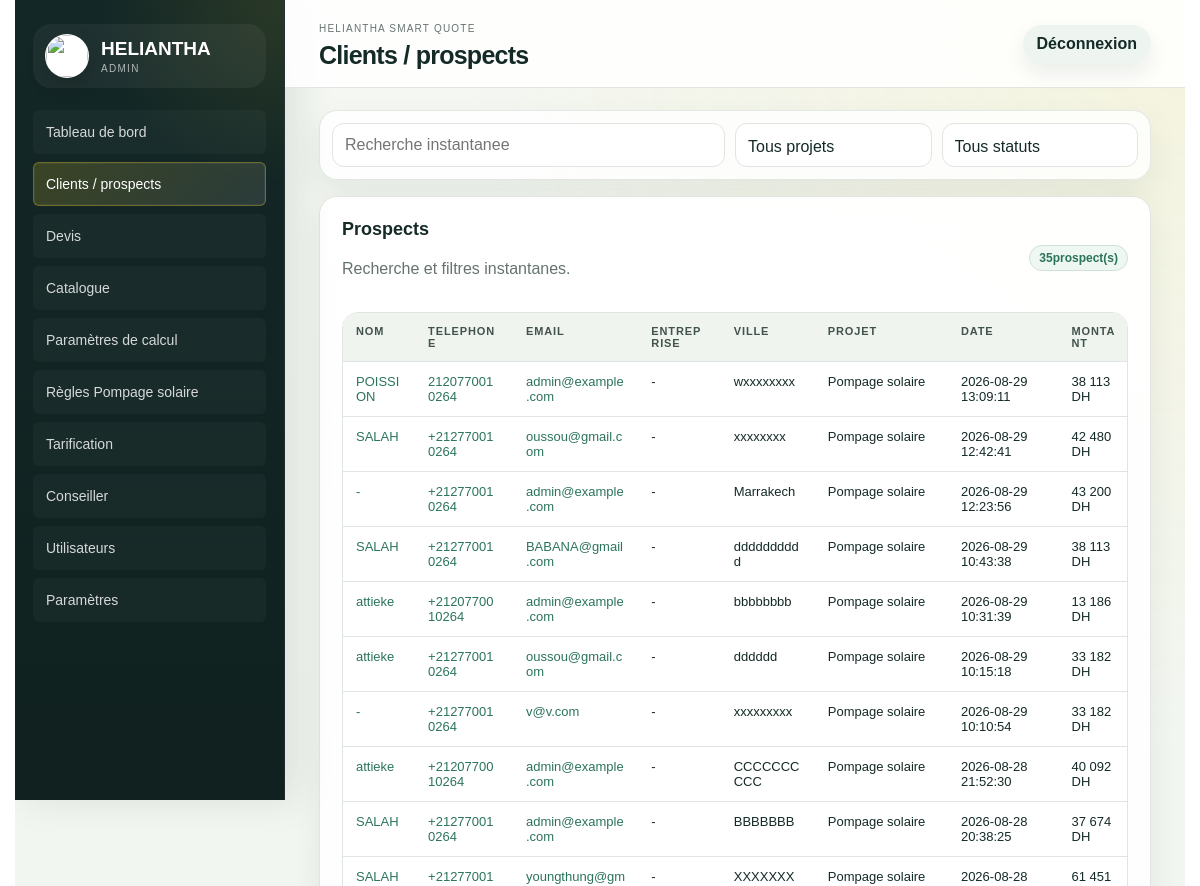
The page /admin/prospects (signed in, upper part) on the database as committed earlier.
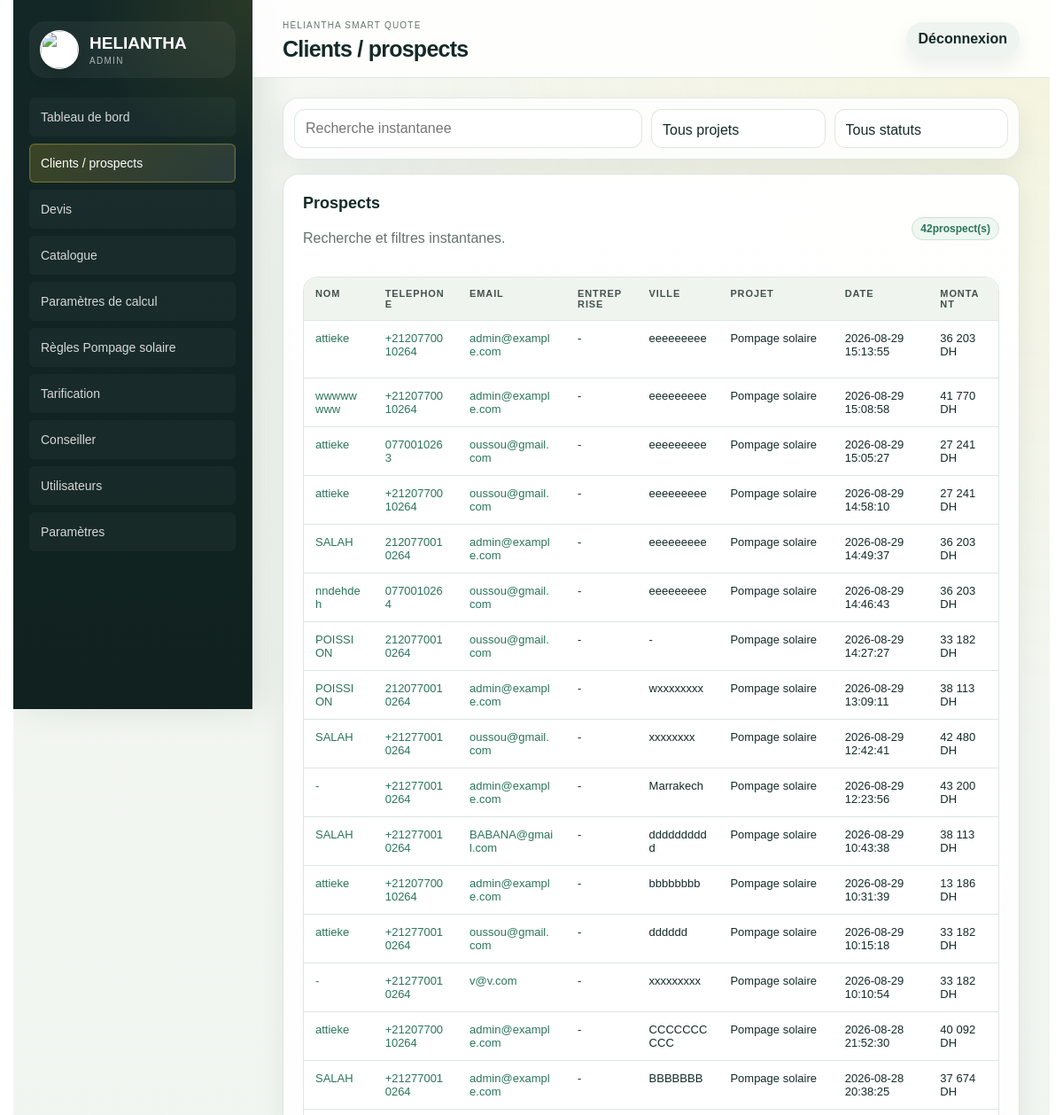
The same page on the database as committed later.
### tables this page shows
CREATE TABLE quote_requests (
    id INTEGER PRIMARY KEY AUTOINCREMENT,
    quote_number TEXT NOT NULL UNIQUE,
    project TEXT NOT NULL,
    customer_name TEXT,
    phone TEXT,
    email TEXT,
    location TEXT,
    request_json TEXT NOT NULL,
    result_json TEXT NOT NULL,
    status TEXT NOT NULL DEFAULT 'Nouveau',
    created_at TEXT NOT NULL DEFAULT CURRENT_TIMESTAMP
, company TEXT, city TEXT, solution_name TEXT, amount_ht REAL, amount_ttc REAL, confidence INTEGER, reliability_json TEXT, calculation_detail_json TEXT, financial_breakdown_json TEXT, selected_equipment_json TEXT, calculator_versions_json TEXT, technical_parameters_json TEXT, quote_snapshot_json TEXT, technical_reference_json TEXT, updated_at TEXT, bom_json TEXT, technical_configuration_json TEXT, compatibility_json TEXT, product_selections_json TEXT, selected_offer_level TEXT);

### app/routes.py (the view)
@bp.get("/admin/prospects")
def admin_prospects():
    quotes = list_quotes()
    return render_template(
        "admin/prospects.html",
        quotes=quotes,
        project_labels=PROJECT_LABELS,
        public_projects=PUBLIC_PROJECTS,
        statuses=QUOTE_STATUSES,
        filters=request.args,
    )

### app/db.py (called while the page is built)
def get_db():
    if "db" not in g:
        g.db = sqlite3.connect(current_app.config["DATABASE"])
        g.db.row_factory = sqlite3.Row
    return g.db

def ensure_schema(db=None):
    db = db or get_db()
    db.executescript(SCHEMA)
    _migrate_quote_requests(db)
    _migrate_products(db)
    _migrate_calculation_parameters(db)
    _migrate_pumping_solar_rules(db)
    _migrate_public_tracking(db)
    _migrate_users(db)
    _migrate_advisor(db)
    _seed_defaults(db)
    db.commit()

def _migrate_quote_requests(db):
    existing = {row["name"] for row in db.execute("PRAGMA table_info(quote_requests)").fetchall()}
    for column, column_type in QUOTE_COLUMNS.items():
        if column not in existing:
            db.execute(f"ALTER TABLE quote_requests ADD COLUMN {column} {column_type}")

def _migrate_calculation_parameters(db):
    existing = {row["name"] for row in db.execute("PRAGMA table_info(calculation_parameters)").fetchall()}
    for column, column_type in CALCULATION_PARAMETER_COLUMNS.items():
        if column not in existing:
            db.execute(f"ALTER TABLE calculation_parameters ADD COLUMN {column} {column_type}")

### templates/admin/prospects.html (shortened to what this page needs)
{% extends "admin/base.html" %}
{% block page_title %}Clients / prospects{% endblock %}
{% block content %}
<form class="filters prospect-filters prospect-filter-panel" method="get" data-live-prospect-filters>
  <input name="q" value="{{ filters.get('q', '') }}" placeholder="Recherche instantanee">
  <select name="project" aria-label="Projet">
    <option value="">Tous projets</option>
  </select>
  <select name="status" aria-label="Statut">
    <option value="">Tous statuts</option>
  </select>
</form>
<section class="panel prospects-panel">
  <div class="panel-head">
    <div>
      <h2>Prospects</h2>
      <p class="muted">Recherche et filtres instantanes.</p>
    </div>
    <span class="status"><span data-live-prospect-count>{{ quotes|length }}</span> prospect(s)</span>
  </div>
  <div class="table-wrap prospects-table-wrap">
    <table>
      <thead>
        <tr>
          <th>Nom</th>
          <th>Telephone</th>
          <th>Email</th>
          <th>Entreprise</th>
          <th>Ville</th>
          <th>Projet</th>
          <th>Date</th>
          <th>Montant</th>
          <th>Visite technique</th>
        </tr>
      </thead>
      <tbody>
        {% for q in quotes %}
        <tr
          data-prospect-row
          data-project="{{ q.project or '' }}"
          data-status="{{ q.status or '' }}"
          data-search="{{ [q.customer_name, q.phone, q.email, q.company, q.location, q.city, project_labels.get(q.project, q.project), q.status]|select|join(' ')|lower }}"
        >
          <td><a href="{{ url_for('main.admin_quote_detail', quote_id=q.id) }}">{{ q.customer_name or "-" }}</a></td>
          <td>{% if q.phone %}<a href="tel:{{ q.phone }}">{{ q.phone }}</a>{% else %}-{% endif %}</td>
          <td>{% if q.email %}<a href="mailto:{{ q.email }}">{{ q.email }}</a>{% else %}-{% endif %}</td>
          <td>{{ q.company or "-" }}</td>
          <td>{{ q.location or q.city or "-" }}</td>
          <td>{{ project_labels.get(q.project, q.project) }}</td>
          <td>{{ q.created_at }}</td>
          <td>{{ "{:,.0f}".format(q.amount_ttc or 0).replace(",", " ") }} DH</td>
          <td>
          </td>
        </tr>
        {% else %}
        <tr data-prospect-empty><td colspan="9">Aucun prospect trouve.</td></tr>
        {% endfor %}
      </tbody>
    </table>
  </div>
</section>
{% endblock %}

Rows that differ between the two databases and show on the page:
no longer on this page (row unchanged): quote_requests: customer_name "SALAH", company "-", get "Pompage solaire", amount_ttc "61 451"
added quote_requests: customer_name "attieke", phone "+2120770010264", email "admin@example.com", company "-", location "eeeeeeeee", get "Pompage solaire", created_at "2026-08-29 15:13:55", amount_ttc "36 203"
added quote_requests: customer_name "wwwwwwww", phone "+2120770010264", email "admin@example.com", company "-", location "eeeeeeeee", get "Pompage solaire", created_at "2026-08-29 15:08:58", amount_ttc "41 770"
added quote_requests: customer_name "attieke", phone "0770010263", email "oussou@gmail.com", company "-", location "eeeeeeeee", get "Pompage solaire", created_at "2026-08-29 15:05:27", amount_ttc "27 241"
added quote_requests: customer_name "attieke", phone "+2120770010264", email "oussou@gmail.com", company "-", location "eeeeeeeee", get "Pompage solaire", created_at "2026-08-29 14:58:10", amount_ttc "27 241"
added quote_requests: customer_name "SALAH", phone "2120770010264", email "admin@example.com", company "-", location "eeeeeeeee", get "Pompage solaire", created_at "2026-08-29 14:49:37", amount_ttc "36 203"
added quote_requests: customer_name "nndehdeh", phone "0770010264", email "oussou@gmail.com", company "-", location "eeeeeeeee", get "Pompage solaire", created_at "2026-08-29 14:46:43", amount_ttc "36 203"
added quote_requests: customer_name "POISSION", phone "2120770010264", email "oussou@gmail.com", company "-", location+city "-", get "Pompage solaire", created_at "2026-08-29 14:27:27", amount_ttc "33 182"
Other text that changed with them:
{{ quotes|length }}: "35" → "42"
